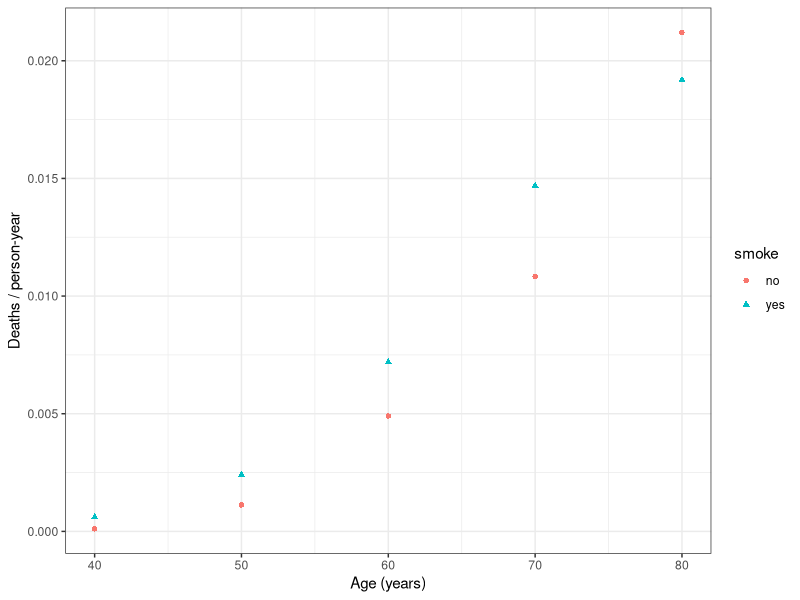
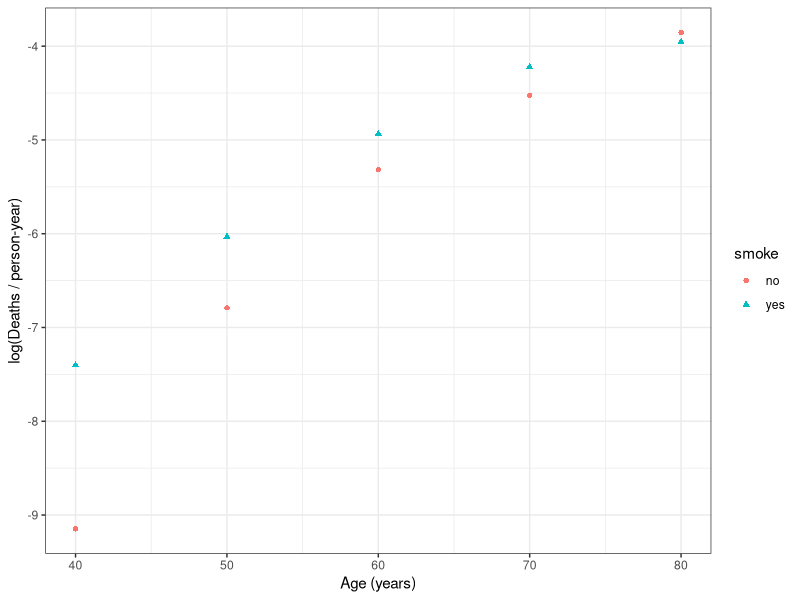
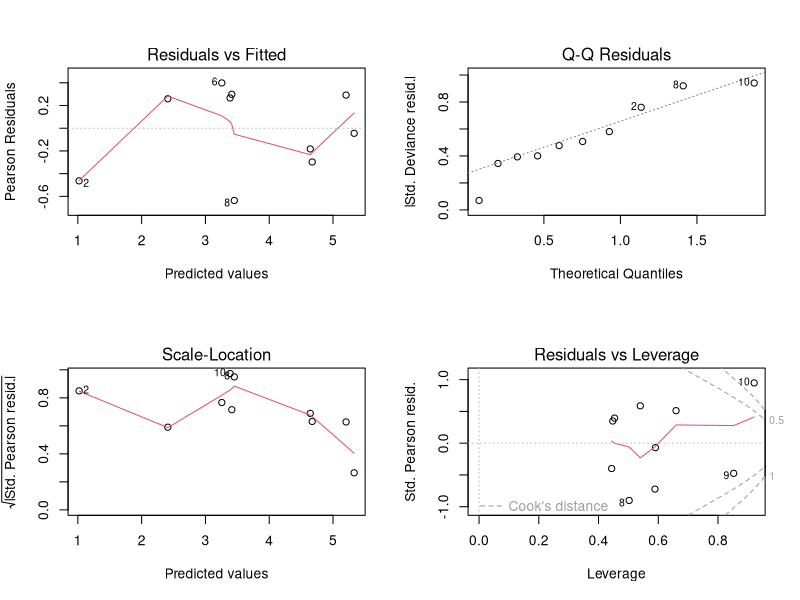

The R source for these figures, in order:
## ---- chunk 1
knitr::opts_chunk$set(echo = TRUE)
## ---- chunk 2
smokers <- read.csv("../data/smokers.csv")
head(smokers)
## ---- chunk 3
library(ggplot2)

ggplot(smokers, aes(x=age, y=deaths/py, shape=smoke, color=smoke)) +
  geom_point() +
  labs(x="Age (years)", y="Deaths / person-year") +
  theme_bw()
## ---- chunk 4
ggplot(smokers, aes(x=age, y=log(deaths/py), shape=smoke, color=smoke)) +
  geom_point() +
  labs(x="Age (years)", y="log(Deaths / person-year)") +
  theme_bw()
## ---- chunk 5
smoke_fit <- glm(deaths ~ smoke * age + smoke * I(age^2) + offset(log(py)),
                 data=smokers, family=poisson(log))
summary(smoke_fit)
## ---- chunk 6
par(mfrow=c(2,2))
plot(smoke_fit)
## ---- chunk 7
new_smokers <- data.frame(smoke=c("no", "yes"), age=c(40, 40), py=c(1,1))
preds <- predict(smoke_fit, newdata=new_smokers, se.fit=TRUE, type="response")
preds
## ---- chunk 8
preds$fit[2] / preds$fit[1]
## ---- chunk 9
coef_vec = c(0, 1, 0, 0, 40, 1600)

exp(sum(coef_vec * coef(smoke_fit)))
## ---- chunk 10
t(coef_vec) %*% vcov(smoke_fit) %*% coef_vec
## ---- chunk 11
se <- sqrt(t(coef_vec) %*% vcov(smoke_fit) %*% coef_vec)[1,1]

bounds <- sum(coef_vec * coef(smoke_fit)) + c(-2, 2) * se
bounds
## ---- chunk 12
exp(bounds)
## ---- chunk 13
step_smoke_fit <- step(smoke_fit)

summary(step_smoke_fit)
## ---- chunk 14
coef_vec_step <- c(0, 1, 0, 0, 40)
se_step <- sqrt(t(coef_vec_step) %*% vcov(step_smoke_fit) %*% coef_vec_step)[1,1]

bounds_step <- sum(coef_vec_step * coef(step_smoke_fit)) + c(-2, 2) * se_step
exp(bounds_step)

